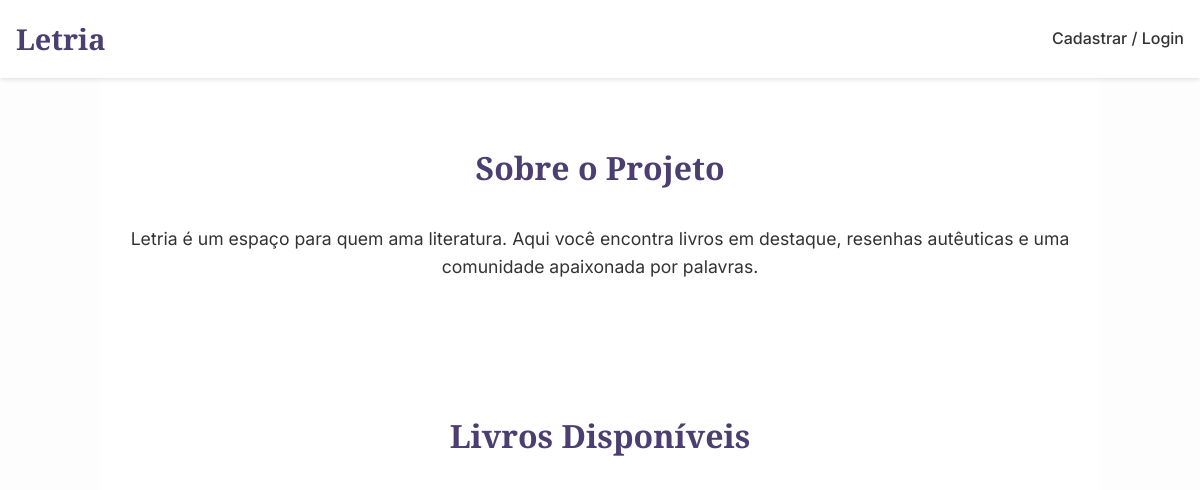
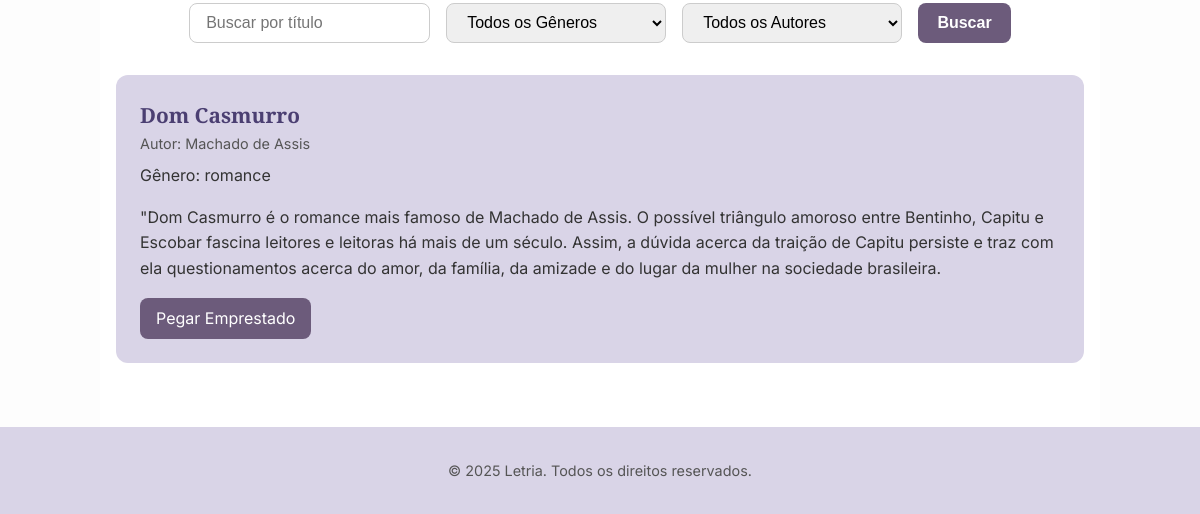
Before: / with the older database file (2 pictures, top to bottom).
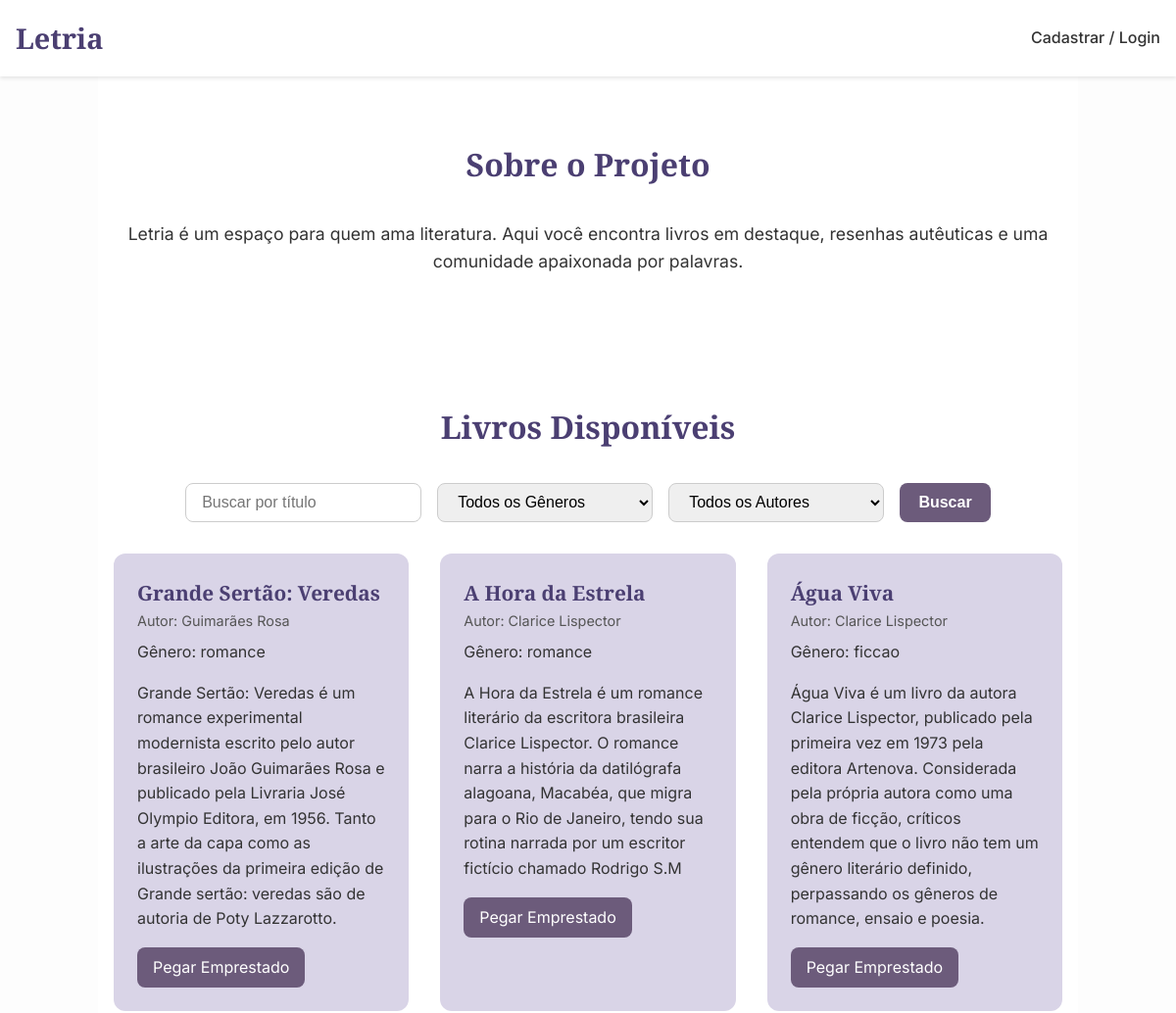
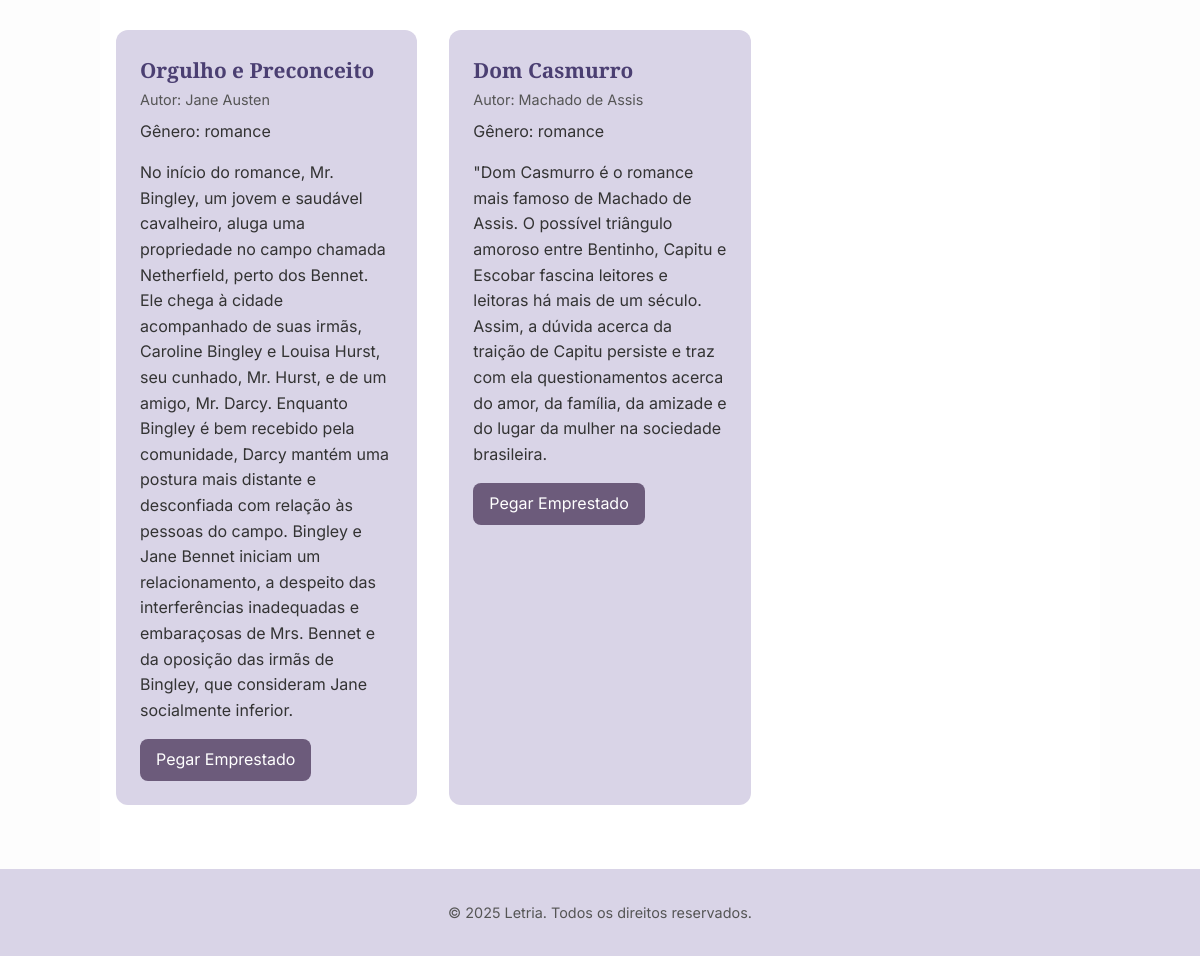
After: the same page with the newer database file (2 pictures, top to bottom).
### models.py (models this page shows)
class Livro(Base):
    __tablename__ = "livros"
    id = Column(Integer, primary_key=True, index=True)
    titulo = Column(String, nullable=False)
    descricao = Column(Text)
    ano_publicacao = Column(Integer)
    genero = Column(String)
    capa_url = Column(String)
    autor_id = Column(Integer, ForeignKey("autores.id"))
    disponibilidade = Column(Boolean, default=True)
    autor = relationship("Autor", back_populates="livros")
    emprestimos = relationship("Emprestimo", back_populates="livro")

class Autor(Base):
    __tablename__ = "autores"
    id = Column(Integer, primary_key=True, index=True)
    nome = Column(String, nullable=False)
    biografia = Column(Text)
    livros = relationship("Livro", back_populates="autor")

### main.py (the view)
@app.get("/")
def homepage(
    request: Request,
    busca_titulo: str = "",
    genero: str = "",
    autor_id: str = "",
    db: Session = Depends(get_db)
):
    query = db.query(Livro)
    if busca_titulo:
        query = query.filter(Livro.titulo.ilike(f"%{busca_titulo}%"))
    if genero:
        query = query.filter(Livro.genero == genero)
    if autor_id:
        query = query.filter(Livro.autor_id == int(autor_id))
    livros = query.order_by(Livro.id.desc()).all()
    generos = [row[0] for row in db.query(Livro.genero).distinct().all()]
    autores = db.query(Autor).all()
    return templates.TemplateResponse("index.html", {
        "request": request,
        "livros": livros,
        "generos": generos,
        "autores": autores,
        "genero": genero,
        "autor_id": autor_id,
        "sucesso": False
    })

### templates/index.html (shortened to what this page needs)
<!DOCTYPE html>
<html lang="pt-br">
<head>
</head>
<body>
  <header class="cabecalho">
    <div class="conteudo-cabecalho">
      <h1 class="logo">Letria</h1>
      <nav class="navegacao">
        <a href="/usuario"> Cadastrar / Login</a>
      </nav>
    </div>
  </header>
  <main class="conteudo-centralizado">
    <section id="sobre" class="sessao-sobre">
      <h2 class="titulo-secao">Sobre o Projeto</h2>
      <p class="texto-secao">
        Letria é um espaço para quem ama literatura. Aqui você encontra livros em destaque, resenhas autêuticas e uma comunidade apaixonada por palavras.
      </p>
    </section>
    <section id="destaques" class="sessao-livros">
      <h2 class="titulo-secao">Livros Disponíveis</h2>
      <form method="get" action="/" class="form-filtro">
        <input type="text" name="busca_titulo" placeholder="Buscar por título">
        <select name="genero">
          <option value="">Todos os Gêneros</option>
        </select>
        <select name="autor_id">
          <option value="">Todos os Autores</option>
        </select>
        <button type="submit">Buscar</button>
      </form>
      <section id="lista-livros" class="grade-livros">
        {% for livro in livros %}
          <article class="livro-destacado">
            <h3 class="titulo-livro">{{ livro.titulo }}</h3>
            <p class="autor-livro">Autor: {{ livro.autor.nome }}</p>
            <p class="descricao-livro">Gênero: {{ livro.genero }}</p>
            <p class="descricao-livro">{{ livro.descricao }}</p>
            <a href="/usuario" class="botao-ler-mais">Pegar Emprestado</a>
          </article>
        {% else %}
          <p>Nenhum livro encontrado.</p>
        {% endfor %}
      </section>
    </section>
  </main>
  <footer class="rodape">
    <p>&copy; 2025 Letria. Todos os direitos reservados.</p>
  </footer>
</body>
</html>

### templates/index.html (style rules this page uses)
:root { --cor-primaria: #4B3F72; --cor-secundaria: #D9D4E7; --cor-fundo: #FDFDFD; --cor-texto: #333333; --cor-botao: #6C5B7B; --cor-botao-hover: #5A4E69; --fonte-titulo: 'Playfair Display', serif; --fonte-texto: 'Inter', sans-serif; }
* { margin: 0; padding: 0; box-sizing: border-box; }
body { font-family: var(--fonte-texto); background-color: var(--cor-fundo); color: var(--cor-texto); line-height: 1.6; }
.cabecalho { background-color: white; box-shadow: 0 2px 4px rgba(0,0,0,0.1); position: sticky; top: 0; z-index: 100; padding: 1rem 0; }
.conteudo-cabecalho { max-width: 1200px; margin: 0 auto; display: flex; justify-content: space-between; align-items: center; padding: 0 1rem; }
.logo { font-family: var(--fonte-titulo); font-size: 1.8rem; color: var(--cor-primaria); }
.navegacao a { margin-left: 1rem; text-decoration: none; color: var(--cor-texto); font-weight: 500; transition: color 0.3s; }
.sessao-sobre, .sessao-livros, .sessao-resenhas { padding: 4rem 1rem; background-color: white; }
.titulo-secao { text-align: center; font-family: var(--fonte-titulo); font-size: 2rem; margin-bottom: 2rem; color: var(--cor-primaria); }
.conteudo-centralizado { max-width: 1000px; margin: 0 auto; }
.texto-secao { font-size: 1.1rem; text-align: center; color: var(--cor-texto); }
.grade-livros { display: grid; grid-template-columns: repeat(auto-fit, minmax(280px, 1fr)); gap: 2rem; margin-top: 2rem; }
.livro-destacado { background-color: var(--cor-secundaria); border-radius: 12px; padding: 1.5rem; transition: transform 0.3s, box-shadow 0.3s; }
.titulo-livro { font-family: var(--fonte-titulo); color: var(--cor-primaria); font-size: 1.3rem; }
.autor-livro { font-size: 0.9rem; color: #555; margin-bottom: 0.5rem; }
.descricao-livro { margin-bottom: 1rem; }
.botao-ler-mais { text-decoration: none; background-color: var(--cor-botao); color: white; padding: 0.5rem 1rem; border-radius: 8px; transition: background-color 0.3s; display: inline-block; }
.rodape { text-align: center; padding: 2rem 1rem; font-size: 0.9rem; background-color: var(--cor-secundaria); color: #555; }
.form-filtro { display: flex; justify-content: center; flex-wrap: wrap; gap: 1rem; margin-bottom: 2rem; }
.form-filtro input[type="text"], .form-filtro select { padding: 0.6rem 1rem; border-radius: 8px; border: 1px solid #ccc; font-size: 1rem; min-width: 220px; }
.form-filtro button { padding: 0.6rem 1.2rem; background-color: var(--cor-botao); color: white; border: none; border-radius: 8px; font-size: 1rem; font-weight: bold; cursor: pointer; transition: background-color 0.3s; }

Changed rows visible on the page:
added Livro: titulo "Grande Sertão: Veredas", autor.nome "Guimarães Rosa", genero "romance", descricao "Grande Sertão: Veredas é um romance experimental modernista escrito pelo autor brasileiro João Guimarães Rosa e publicado pela Livraria José Olympio Editora, em 1956. Tanto a arte da capa como as ilustrações da primeira edição de Grande sertão: veredas são de autoria de Poty Lazzarotto."
added Livro: titulo "A Hora da Estrela", autor.nome "Clarice Lispector", genero "romance", descricao "A Hora da Estrela é um romance literário da escritora brasileira Clarice Lispector. O romance narra a história da datilógrafa alagoana, Macabéa, que migra para o Rio de Janeiro, tendo sua rotina narrada por um escritor fictício chamado Rodrigo S.M"
added Livro: titulo "Água Viva", autor.nome "Clarice Lispector", genero "ficcao", descricao "Água Viva é um livro da autora Clarice Lispector, publicado pela primeira vez em 1973 pela editora Artenova. Considerada pela própria autora como uma obra de ficção, críticos entendem que o livro não tem um gênero literário definido, perpassando os gêneros de romance, ensaio e poesia."
added Livro: titulo "Orgulho e Preconceito", autor.nome "Jane Austen", genero "romance", descricao "No início do romance, Mr. Bingley, um jovem e saudável cavalheiro, aluga uma propriedade no campo chamada Netherfield, perto dos Bennet. Ele chega à cidade acompanhado de suas irmãs, Caroline Bingley e Louisa Hurst, seu cunhado, Mr. Hurst, e de um amigo, Mr. Darcy. Enquanto Bingley é bem recebido pela comunidade, Darcy mantém uma postura mais distante e desconfiada com relação às pessoas do campo. Bingley e Jane Bennet iniciam um relacionamento, a despeito das interferências inadequadas e embaraçosas de Mrs. Bennet e da oposição das irmãs de Bingley, que consideram Jane socialmente inferior."
